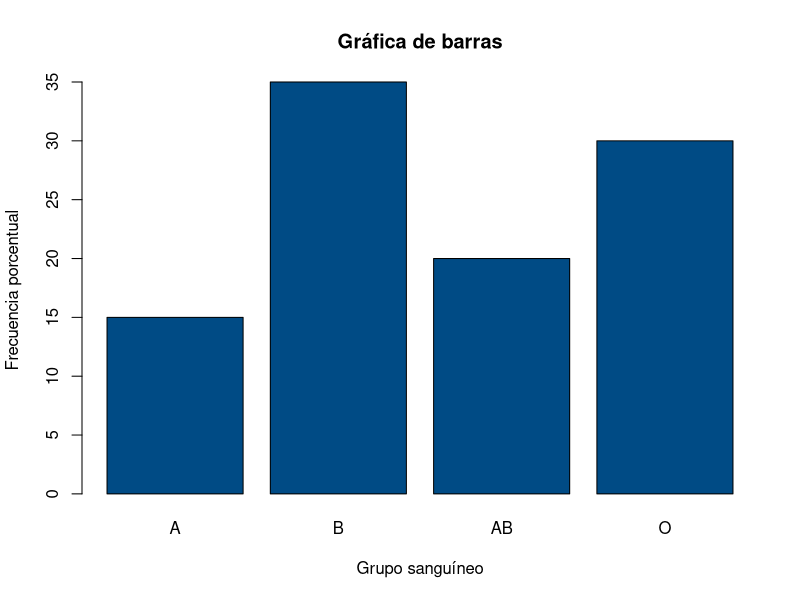
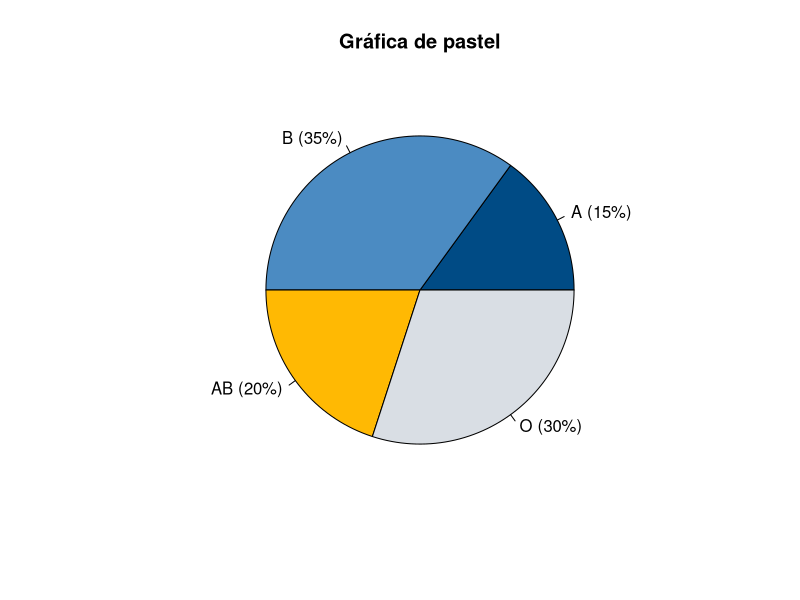
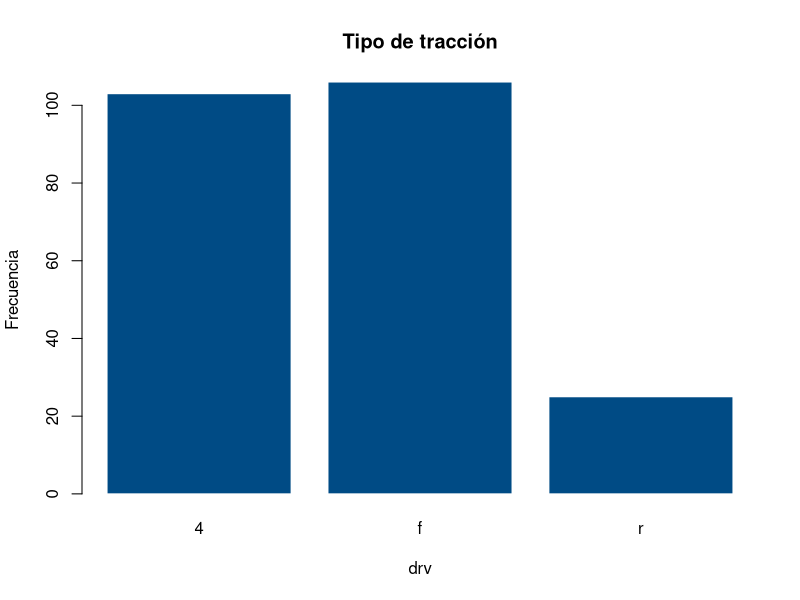

Source code (R) for these figures, in order:
## ---- chunk 1
#| label: fig-barras-pastel
#| fig-cap: "Grupo sanguíneo de 80 personas — barras vs. pastel (datos: Rincón, 2017)"
#| layout-ncol: 2
f <- c(15, 35, 20, 30)
gs <- c("A", "B", "AB", "O")

barplot(f, names.arg = gs, col = "#004B85",
        xlab = "Grupo sanguíneo", ylab = "Frecuencia porcentual",
        main = "Gráfica de barras")

pie(f, labels = paste0(gs, " (", f, "%)"),
    col = c("#004B85", "#4B8BC2", "#FFB903", "#D9DEE4"),
    main = "Gráfica de pastel")
## ---- chunk 2
#| label: tbl-frecuencia-acumulada
#| tbl-cap: "Tabla de frecuencias completa para una variable ordinal"
nivel <- c("Bajo", "Medio", "Alto")
f_abs <- c(15, 21, 10)

tabla <- data.frame(
  Nivel = nivel,
  Frec_absoluta = f_abs,
  Frec_acumulada = cumsum(f_abs),
  Frec_relativa = round(f_abs / sum(f_abs), 3),
  Frec_rel_acumulada = round(cumsum(f_abs) / sum(f_abs), 3)
)
knitr::kable(tabla)
## ---- chunk 3
library(ggplot2)
table(mpg$drv)
## ---- chunk 4
prop.table(table(mpg$drv)) * 100
## ---- chunk 5
barplot(table(mpg$drv), col = "#004B85", border = "white",
        main = "Tipo de tracción", xlab = "drv", ylab = "Frecuencia")
